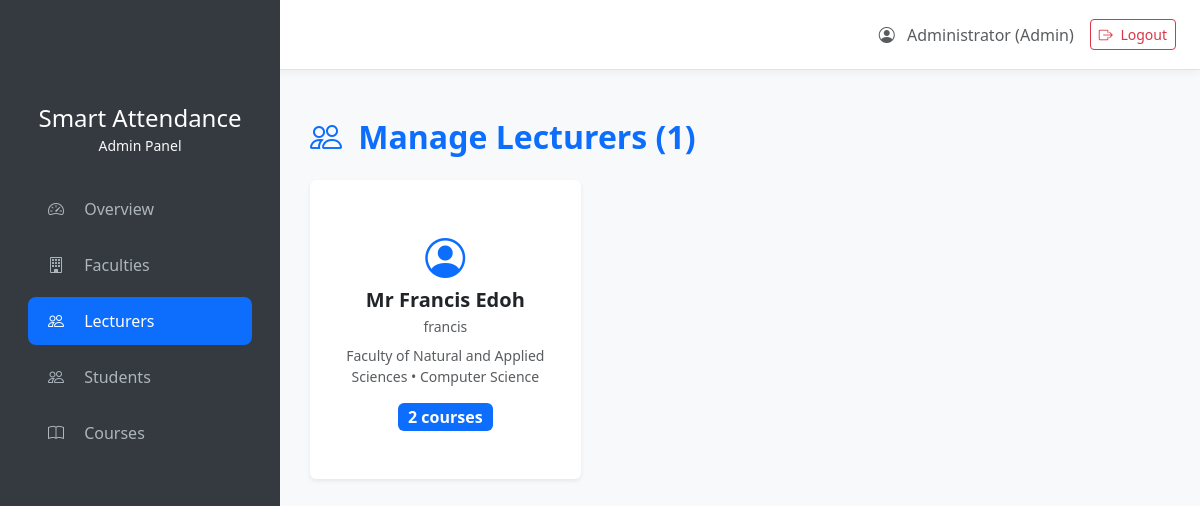
Page /admin/lecturers (signed in) on the committed database.
### models.py (models this page shows)
class User(db.Model, UserMixin):
    id = db.Column(db.Integer, primary_key=True)
    matric_number = db.Column(db.String(50), unique=True, nullable=True)  # Students only
    username = db.Column(db.String(80), unique=True, nullable=True)       # Lecturers/Admin
    password_hash = db.Column(db.String(128), nullable=False)
    name = db.Column(db.String(100), nullable=False)
    role = db.Column(db.String(20), nullable=False)  # 'admin', 'lecturer', 'student'
    department_id = db.Column(db.Integer, db.ForeignKey('department.id'), nullable=True)
    current_level = db.Column(db.Integer, nullable=True)  # Students only
    department = db.relationship('Department', backref='users')

class Faculty(db.Model):
    id = db.Column(db.Integer, primary_key=True)
    name = db.Column(db.String(100), unique=True, nullable=False)
    departments = db.relationship('Department', backref='faculty', lazy=True)

class Department(db.Model):
    id = db.Column(db.Integer, primary_key=True)
    name = db.Column(db.String(100), nullable=False)
    faculty_id = db.Column(db.Integer, db.ForeignKey('faculty.id'), nullable=False)
    levels = db.Column(db.Integer, default=4)
    __table_args__ = (db.UniqueConstraint('name', 'faculty_id', name='unique_dept_faculty'),)

### app.py (the view)
@app.route('/admin/lecturers')
@login_required
def admin_lecturers():
    if current_user.role != 'admin':
        return redirect(url_for('dashboard'))
    lecturers = User.query.filter_by(role='lecturer').order_by(User.name).all()
    departments = Department.query.all()
    for lecturer in lecturers:
        lecturer.course_count = lecturer.taught_courses.count()
    return render_template('admin/lecturers.html', lecturers=lecturers, departments=departments)

### app.py (called while the page is built)
@login_manager.user_loader
def load_user(user_id):
    return User.query.get(int(user_id))

### templates/admin/lecturers.html (shortened to what this page needs)
{% extends "base.html" %}
{% block content %}
<h2 class="text-primary fw-bold mb-4">
    <i class="bi bi-people me-2"></i> Manage Lecturers ({{ lecturers|length }})
</h2>
<div class="row g-4">
    {% for lecturer in lecturers %}
    <div class="col-md-6 col-lg-4">
        <a href="{{ url_for('admin_lecturer_detail', lecturer_id=lecturer.id) }}" class="text-decoration-none">
            <div class="card shadow-sm h-100 hover-lift transition border-0">
                <div class="card-body text-center py-5">
                    <i class="bi bi-person-circle fs-1 text-primary mb-3"></i>
                    <h5 class="fw-bold text-dark mb-1">{{ lecturer.name }}</h5>
                    <p class="text-muted small mb-2">{{ lecturer.username or 'No username' }}</p>
                    <p class="text-muted small">
                        {% if lecturer.department %}
                        {{ lecturer.department.faculty.name }} • {{ lecturer.department.name }}
                        {% else %}
                        No department assigned
                        {% endif %}
                    </p>
                    <span class="badge bg-primary fs-6">{{ lecturer.course_count }} courses</span>
                </div>
            </div>
        </a>
    </div>
    {% endfor %}
</div>
{% endblock %}

### templates/base.html (shortened to what this page needs)
<!DOCTYPE html>
<html lang="en">
<head>
    <link href="https://cdn.jsdelivr.net/npm/bootstrap@5.3.2/dist/css/bootstrap.min.css" rel="stylesheet">
    <link href="https://cdn.jsdelivr.net/npm/bootstrap-icons@1.11.0/font/bootstrap-icons.css" rel="stylesheet">
</head>
<body>
    {% if current_user.is_authenticated %}
        {% if current_user.role == 'admin' %}
        <div class="sidebar">
            <div class="p-4 text-center">
                <h4 class="text-white mb-0">Smart Attendance</h4>
                <small class="text-light">Admin Panel</small>
            </div>
            <nav class="nav flex-column px-3">
                <a class="nav-link {% if request.endpoint == 'admin_overview' %}active{% endif %}"
                   href="{{ url_for('admin_overview') }}">
                    <i class="bi bi-speedometer2 me-3"></i> Overview
                </a>
                <a class="nav-link {% if request.endpoint in ['admin_faculties', 'admin_faculty_detail'] %}active{% endif %}"
                   href="{{ url_for('admin_faculties') }}">
                    <i class="bi bi-building me-3"></i> Faculties
                </a>
                <a class="nav-link {% if request.endpoint == 'admin_lecturers' or request.endpoint == 'admin_lecturer_detail' %}active{% endif %}"
                   href="{{ url_for('admin_lecturers') }}">
                    <i class="bi bi-people me-3"></i> Lecturers
                </a>
                <a class="nav-link {% if request.endpoint == 'admin_students' %}active{% endif %}"
                   href="{{ url_for('admin_students') }}">
                    <i class="bi bi-people me-3"></i> Students
                </a>
                <a class="nav-link {% if request.endpoint == 'admin_courses' %}active{% endif %}"
                   href="{{ url_for('admin_courses') }}">
                    <i class="bi bi-book me-3"></i> Courses
                </a>
            </nav>
        </div>
        {% endif %}
        <div class="top-navbar border-bottom d-flex align-items-center px-4">
            <div class="me-4">
                <a href="{% if current_user.role == 'admin' %}{{ url_for('admin_overview') }}
                         {% elif current_user.role == 'lecturer' %}{{ url_for('lecturer_dashboard') }}
                         {% elif current_user.role == 'student' %}{{ url_for('student_dashboard') }}{% endif %}">
                </a>
            </div>
            <div class="ms-auto d-flex align-items-center gap-3">
                <span class="text-muted">
                    <i class="bi bi-person-circle me-2"></i>
                    {{ current_user.name }} ({{ current_user.role|capitalize }})
                </span>
                <a href="{{ url_for('logout') }}" class="btn btn-outline-danger btn-sm">
                    <i class="bi bi-box-arrow-right me-1"></i> Logout
                </a>
            </div>
        </div>
    {% endif %}
    <div class="{% if current_user.role == 'admin' %}main-content{% endif %}">
        <div class="content-area pt-5">
            {% block content %}{% endblock %}
        </div>
    </div>
</body>
</html>

### templates/base.html (style rules this page uses)
body { background-color: #f8f9fa; }
.sidebar { position: fixed; top: 0; left: 0; bottom: 0; width: 280px; background: #343a40; padding-top: 80px; overflow-y: auto; z-index: 1000; }
.sidebar .nav-link { color: #adb5bd; padding: 12px 20px; border-radius: 8px; margin: 4px 12px; transition: all 0.2s; }
.sidebar .nav-link.active { background: #0d6efd; color: white; font-weight: 500; }
.main-content { margin-left: 280px; min-height: 100vh; }
.top-navbar { height: 70px; background: white; box-shadow: 0 2px 10px rgba(0,0,0,0.05); }
.content-area { padding: 30px; }

### templates/admin/lecturers.html (style rules this page uses)
.hover-lift { transition: all 0.3s ease; }

### rows in the picture
User: name "Administrator", role "Admin"
User: name "Mr Francis Edoh", username "francis", department.faculty.name "Faculty of Natural and Applied Sciences", department.name "Computer Science", course_count "2"

### other values in the picture
{{ lecturers|length }} "1"
